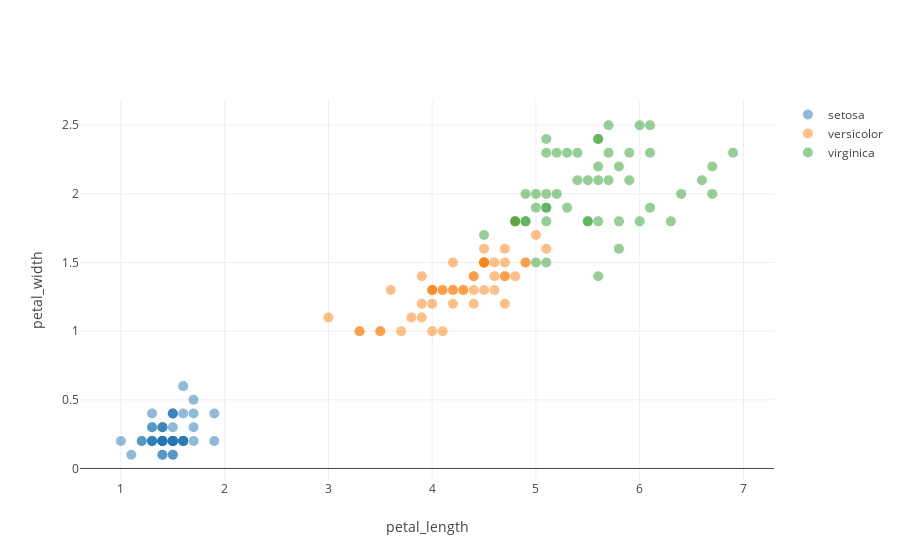

Source (notebook cell):
### Markdown cell above
It's now possible to select the different categories of species by clicking the legend to turn them on and off. 
You'll find that the graphs quickly become cluttered if you leave the `hoverinfo` parameters as their defaults, so this will probably be something you customise early on.

### Code cell
fig = plot_categorical(x, y, 'species')
display(HTML('<figcaption> Graph with option to select and de-select categories </figcaption>'))
plotly.offline.iplot(fig);

### Figure 1 — Plotly figure (JSON) as saved in the notebook; plotly's stock layout.template omitted (floating-point values rounded to 4 significant figures)
{"data": [{"marker": {"opacity": 0.5, "size": 10}, "mode": "markers", "name": "setosa", "type": "scatter", "uid": "268d4aee-7d37-43a8-8d10-3716cec773aa", "x": [1.4, 1.4, 1.3, 1.5, 1.4, 1.7, 1.4, 1.5, 1.4, 1.5, 1.5, 1.6, 1.4, 1.1, 1.2, 1.5, 1.3, 1.4, 1.7, 1.5, 1.7, 1.5, 1, 1.7, 1.9, 1.6, 1.6, 1.5, 1.4, 1.6, 1.6, 1.5, 1.5, 1.4, 1.5, 1.2, 1.3, 1.4, 1.3, 1.5, 1.3, 1.3, 1.3, 1.6, 1.9, 1.4, 1.6, 1.4, 1.5, 1.4], "y": [0.2, 0.2, 0.2, 0.2, 0.2, 0.4, 0.3, 0.2, 0.2, 0.1, 0.2, 0.2, 0.1, 0.1, 0.2, 0.4, 0.4, 0.3, 0.3, 0.3, 0.2, 0.4, 0.2, 0.5, 0.2, 0.2, 0.4, 0.2, 0.2, 0.2, 0.2, 0.4, 0.1, 0.2, 0.2, 0.2, 0.2, 0.1, 0.2, 0.2, 0.3, 0.3, 0.2, 0.6, 0.4, 0.3, 0.2, 0.2, 0.2, 0.2]}, {"marker": {"opacity": 0.5, "size": 10}, "mode": "markers", "name": "versicolor", "type": "scatter", "uid": "56579f11-0344-4002-a87c-727ff292fa59", "x": [4.7, 4.5, 4.9, 4, 4.6, 4.5, 4.7, 3.3, 4.6, 3.9, 3.5, 4.2, 4, 4.7, 3.6, 4.4, 4.5, 4.1, 4.5, 3.9, 4.8, 4, 4.9, 4.7, 4.3, 4.4, 4.8, 5, 4.5, 3.5, 3.8, 3.7, 3.9, 5.1, 4.5, 4.5, 4.7, 4.4, 4.1, 4, 4.4, 4.6, 4, 3.3, 4.2, 4.2, 4.2, 4.3, 3, 4.1], "y": [1.4, 1.5, 1.5, 1.3, 1.5, 1.3, 1.6, 1, 1.3, 1.4, 1, 1.5, 1, 1.4, 1.3, 1.4, 1.5, 1, 1.5, 1.1, 1.8, 1.3, 1.5, 1.2, 1.3, 1.4, 1.4, 1.7, 1.5, 1, 1.1, 1, 1.2, 1.6, 1.5, 1.6, 1.5, 1.3, 1.3, 1.3, 1.2, 1.4, 1.2, 1, 1.3, 1.2, 1.3, 1.3, 1.1, 1.3]}, {"marker": {"opacity": 0.5, "size": 10}, "mode": "markers", "name": "virginica", "type": "scatter", "uid": "7e66ce43-e23a-406a-9fcd-f542e24ec980", "x": [6, 5.1, 5.9, 5.6, 5.8, 6.6, 4.5, 6.3, 5.8, 6.1, 5.1, 5.3, 5.5, 5, 5.1, 5.3, 5.5, 6.7, 6.9, 5, 5.7, 4.9, 6.7, 4.9, 5.7, 6, 4.8, 4.9, 5.6, 5.8, 6.1, 6.4, 5.6, 5.1, 5.6, 6.1, 5.6, 5.5, 4.8, 5.4, 5.6, 5.1, 5.1, 5.9, 5.7, 5.2, 5, 5.2, 5.4, 5.1], "y": [2.5, 1.9, 2.1, 1.8, 2.2, 2.1, 1.7, 1.8, 1.8, 2.5, 2, 1.9, 2.1, 2, 2.4, 2.3, 1.8, 2.2, 2.3, 1.5, 2.3, 2, 2, 1.8, 2.1, 1.8, 1.8, 1.8, 2.1, 1.6, 1.9, 2, 2.2, 1.5, 1.4, 2.3, 2.4, 1.8, 1.8, 2.1, 2.4, 2.3, 1.9, 2.3, 2.5, 2.3, 1.9, 2, 2.3, 1.8]}], "layout": {"xaxis": {"title": {"text": "petal_length"}}, "yaxis": {"title": {"text": "petal_width"}}}}
